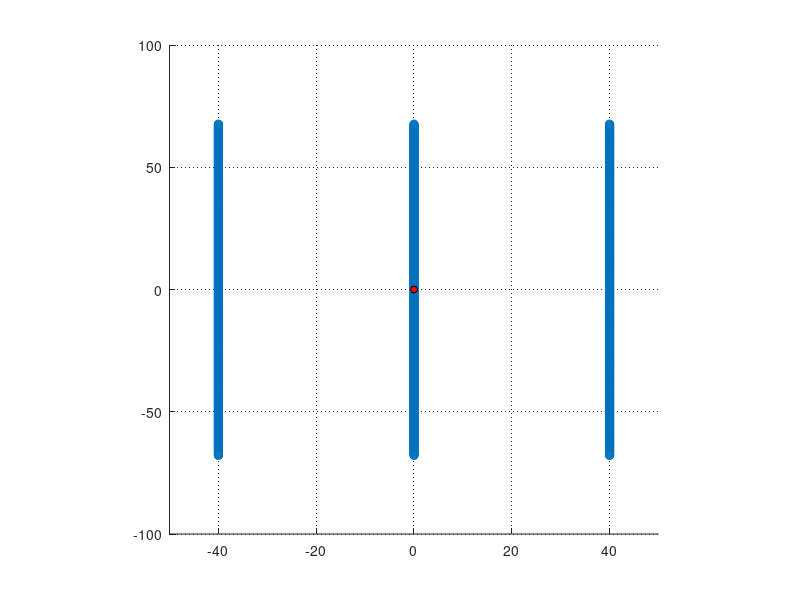

Here is the MATLAB script that generated this plot: (Note: this script raises an error after producing the figure.)
%%
% This program gives the geometry of IPS-ULA
%

%%
clear; clc;
N_Elements = 592; % number of array elements in each cylinder telescope.
N_Cylinders = 3; % number of cylindrical telescopes.

fA = 327e6; % radio frequency, (Hz)
fB = 654e6;
cspeed = 3e8; % light speed, in m/s
lambdaA = cspeed/fA; % radio wavelength, (unit: m)
lambdaB = cspeed/fB;
%
d_NS = lambdaB/2; % The spacing of ULA elements.
d_EW = 40;
IPS_ULA_Geometry_NS = (-N_Elements/2:1:N_Elements/2-1)'.*[d_NS d_NS d_NS];
IPS_ULA_Geometry_EW = ones(N_Elements,1).*[-d_EW 0 d_EW];
% m = 8; % The number of array elements.
% K = 74; % 
IPS_ULA_xs = IPS_ULA_Geometry_EW(:);
IPS_ULA_ys = IPS_ULA_Geometry_NS(:);
%%
figure(1)
scatter(IPS_ULA_xs,IPS_ULA_ys,'bx')
hold on
plot(0,0,'ko','markerfacecolor','r','markersize',5)
set(gca,'gridlinestyle',':','gridalpha',1)
xlim([-50 50])
grid on
axis square
title(['IPS ULA configuration: N-S spacing \sim ',num2str(round(d_NS,2)),'m'])
xlabel('W<—>E (m)')
ylabel('S<—>N (m)')

%%

a_rs = exp((0:m-1)'.*(-1i*2*pi*d_NS*sin(deg2rad(angle_rs))/lambdaA)); % direction vector along radio source's direction
array_vec = exp((0:m-1)'*(-1i*2*pi*d_NS*sin(deg2rad(angles))/lambdaA)); % array direction-vector 
X = a_rs'*array_vec; % 8-element synthesized pattern response over all directions.
X_max = max(abs(X));
X_db = mag2db(abs(X)./X_max);% synthesized power pattern resnponse 


%%
figure(1),clf
subplot(211),hold on
plot(angles,X_db,'k-','linew',2)
ylim([-50 2])
yrange = get(gca,'ylim');
p1 = plot([angles(tdx1), angles(tdx1)],[yrange(1),yrange(2)],'r--','linew',1);
p2 = plot([angles(tdx2), angles(tdx2)],[yrange(1),yrange(2)],'r--','linew',1);
legend([p1],{'-3dB points'})
title('8-element synthesized power pattern @327MHz')
xlabel('angle ($\theta$): degree','Interpreter','latex')
ylabel('power pattern: dB')
grid on
xticks([angle_lim(1),angle_null_1,angle_3dB_down_1,0,angle_3dB_down_2,angle_null_2,angle_lim(2)])
subplot(212),hold on
plot(angles,X_db,'k-','linew',2)
plot(angles,X1_db,'b-.','linew',1)
plot(angles,X2_db,'m-.','linew',1)
grid on
ylim([-50 2])
title('3dB-width shifted power patterns @327MHz')
xlabel('angle ($\theta$): degree','Interpreter','latex')
ylabel('power pattern: dB')
